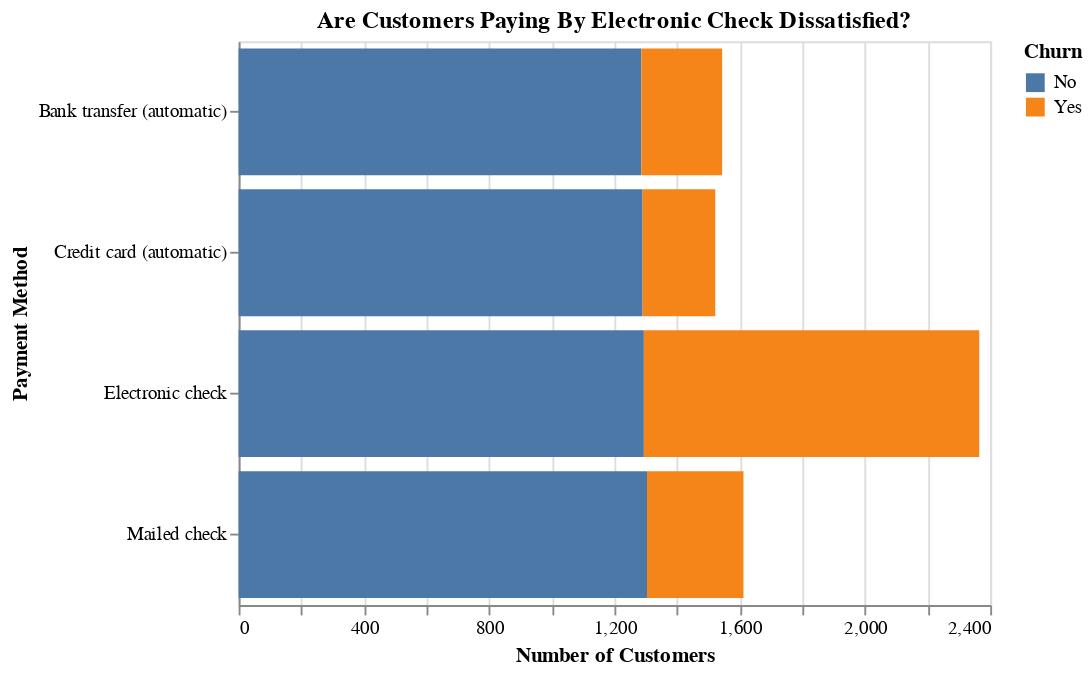

This figure's notebook cell:
### Code cell
alt.Chart(chart_data,
         title='Are Customers Paying By Electronic Check Dissatisfied?'
         ).mark_bar(
         ).encode(
            alt.X('sum(customerID)', title='Number of Customers'),
            alt.Y('PaymentMethod:N', title='Payment Method'),
            color='Churn',
            order=alt.Order(
                'Churn',
                sort='ascending'
            )
         )

### Figure 1 — Vega-Lite specification as saved in the notebook (floating-point values rounded to 4 significant figures)
{"$schema": "https://vega.github.io/schema/vega-lite/v3.3.0.json", "config": {"mark": {"tooltip": null}, "view": {"height": 300, "width": 400}}, "data": {"name": "data-794391aa845d2e3029aac055bcacc5c5"}, "datasets": {"data-794391aa845d2e3029aac055bcacc5c5": [{"Churn": "No", "PaymentMethod": "Bank transfer (automatic)", "customerID": 1286}, {"Churn": "Yes", "PaymentMethod": "Bank transfer (automatic)", "customerID": 258}, {"Churn": "No", "PaymentMethod": "Credit card (automatic)", "customerID": 1290}, {"Churn": "Yes", "PaymentMethod": "Credit card (automatic)", "customerID": 232}, {"Churn": "No", "PaymentMethod": "Electronic check", "customerID": 1294}, {"Churn": "Yes", "PaymentMethod": "Electronic check", "customerID": 1071}, {"Churn": "No", "PaymentMethod": "Mailed check", "customerID": 1304}, {"Churn": "Yes", "PaymentMethod": "Mailed check", "customerID": 308}]}, "encoding": {"color": {"field": "Churn", "type": "nominal"}, "order": {"field": "Churn", "sort": "ascending", "type": "nominal"}, "x": {"aggregate": "sum", "field": "customerID", "title": "Number of Customers", "type": "quantitative"}, "y": {"field": "PaymentMethod", "title": "Payment Method", "type": "nominal"}}, "mark": "bar", "title": "Are Customers Paying By Electronic Check Dissatisfied?"}
